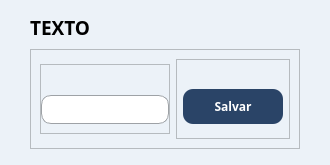
<?xml version="1.0" encoding="UTF-8"?>
<ui version="4.0">
 <class>EstoqueAdicionar</class>
 <widget class="QWidget" name="EstoqueAdicionar">
  <property name="geometry">
   <rect>
    <x>0</x>
    <y>0</y>
    <width>330</width>
    <height>165</height>
   </rect>
  </property>
  <property name="minimumSize">
   <size>
    <width>330</width>
    <height>165</height>
   </size>
  </property>
  <property name="maximumSize">
   <size>
    <width>330</width>
    <height>165</height>
   </size>
  </property>
  <property name="windowTitle">
   <string>Form</string>
  </property>
  <property name="styleSheet">
   <string notr="true">QWidget{
	background-color: rgb(236, 242, 248);
}
</string>
  </property>
  <layout class="QVBoxLayout" name="verticalLayout">
   <property name="spacing">
    <number>2</number>
   </property>
   <property name="leftMargin">
    <number>30</number>
   </property>
   <property name="rightMargin">
    <number>30</number>
   </property>
   <item>
    <widget class="QLabel" name="label_3">
     <property name="sizePolicy">
      <sizepolicy hsizetype="Expanding" vsizetype="Preferred">
       <horstretch>0</horstretch>
       <verstretch>0</verstretch>
      </sizepolicy>
     </property>
     <property name="maximumSize">
      <size>
       <width>300</width>
       <height>30</height>
      </size>
     </property>
     <property name="font">
      <font>
       <family>Raleway</family>
       <pointsize>14</pointsize>
       <weight>75</weight>
       <bold>true</bold>
      </font>
     </property>
     <property name="text">
      <string>TEXTO</string>
     </property>
     <property name="alignment">
      <set>Qt::AlignLeading|Qt::AlignLeft|Qt::AlignTop</set>
     </property>
    </widget>
   </item>
   <item>
    <widget class="QFrame" name="frame_7">
     <property name="sizePolicy">
      <sizepolicy hsizetype="Preferred" vsizetype="Expanding">
       <horstretch>0</horstretch>
       <verstretch>0</verstretch>
      </sizepolicy>
     </property>
     <property name="maximumSize">
      <size>
       <width>16777215</width>
       <height>100</height>
      </size>
     </property>
     <property name="styleSheet">
      <string notr="true">
QPushButton {
	border-radius: 10px;
	border: none;
	background-color: rgb(42, 68, 103);
	color: white;
}

QPushButton:hover{
	background-color: rgb(67, 110, 165);
}

QPushButton:pressed{
	background-color: rgb(51, 83, 126);
}</string>
     </property>
     <property name="frameShape">
      <enum>QFrame::StyledPanel</enum>
     </property>
     <property name="frameShadow">
      <enum>QFrame::Raised</enum>
     </property>
     <layout class="QHBoxLayout" name="horizontalLayout_3">
      <item>
       <widget class="QFrame" name="frame_38">
        <property name="sizePolicy">
         <sizepolicy hsizetype="Preferred" vsizetype="Expanding">
          <horstretch>0</horstretch>
          <verstretch>0</verstretch>
         </sizepolicy>
        </property>
        <property name="minimumSize">
         <size>
          <width>0</width>
          <height>70</height>
         </size>
        </property>
        <property name="maximumSize">
         <size>
          <width>130</width>
          <height>70</height>
         </size>
        </property>
        <property name="frameShape">
         <enum>QFrame::StyledPanel</enum>
        </property>
        <property name="frameShadow">
         <enum>QFrame::Raised</enum>
        </property>
        <layout class="QGridLayout" name="gridLayout_35">
         <property name="leftMargin">
          <number>0</number>
         </property>
         <property name="topMargin">
          <number>9</number>
         </property>
         <property name="rightMargin">
          <number>0</number>
         </property>
         <item row="1" column="0">
          <widget class="QLineEdit" name="input_tamanho">
           <property name="sizePolicy">
            <sizepolicy hsizetype="Expanding" vsizetype="Expanding">
             <horstretch>0</horstretch>
             <verstretch>0</verstretch>
            </sizepolicy>
           </property>
           <property name="maximumSize">
            <size>
             <width>16777215</width>
             <height>30</height>
            </size>
           </property>
           <property name="font">
            <font>
             <family>Raleway</family>
            </font>
           </property>
           <property name="styleSheet">
            <string notr="true">QLineEdit {
	background-color:white;
	border-radius: 10px;
	border: 1px solid rgb(158, 162, 166);
	padding-left: 20px;
}</string>
           </property>
          </widget>
         </item>
         <item row="0" column="0">
          <widget class="QLabel" name="label_30">
           <property name="font">
            <font>
             <family>Raleway</family>
             <pointsize>8</pointsize>
             <weight>75</weight>
             <bold>true</bold>
            </font>
           </property>
           <property name="text">
            <string/>
           </property>
          </widget>
         </item>
        </layout>
       </widget>
      </item>
      <item>
       <widget class="QFrame" name="frame">
        <property name="frameShape">
         <enum>QFrame::StyledPanel</enum>
        </property>
        <property name="frameShadow">
         <enum>QFrame::Raised</enum>
        </property>
        <layout class="QHBoxLayout" name="horizontalLayout">
         <property name="leftMargin">
          <number>0</number>
         </property>
         <property name="topMargin">
          <number>16</number>
         </property>
         <property name="rightMargin">
          <number>0</number>
         </property>
         <property name="bottomMargin">
          <number>0</number>
         </property>
         <item>
          <widget class="QPushButton" name="btn_salvar">
           <property name="sizePolicy">
            <sizepolicy hsizetype="Expanding" vsizetype="Fixed">
             <horstretch>0</horstretch>
             <verstretch>0</verstretch>
            </sizepolicy>
           </property>
           <property name="minimumSize">
            <size>
             <width>0</width>
             <height>35</height>
            </size>
           </property>
           <property name="maximumSize">
            <size>
             <width>100</width>
             <height>35</height>
            </size>
           </property>
           <property name="font">
            <font>
             <family>Raleway</family>
             <pointsize>9</pointsize>
             <weight>75</weight>
             <bold>true</bold>
            </font>
           </property>
           <property name="styleSheet">
            <string notr="true"/>
           </property>
           <property name="text">
            <string>Salvar</string>
           </property>
          </widget>
         </item>
        </layout>
       </widget>
      </item>
     </layout>
    </widget>
   </item>
  </layout>
 </widget>
 <resources/>
 <connections/>
</ui>
